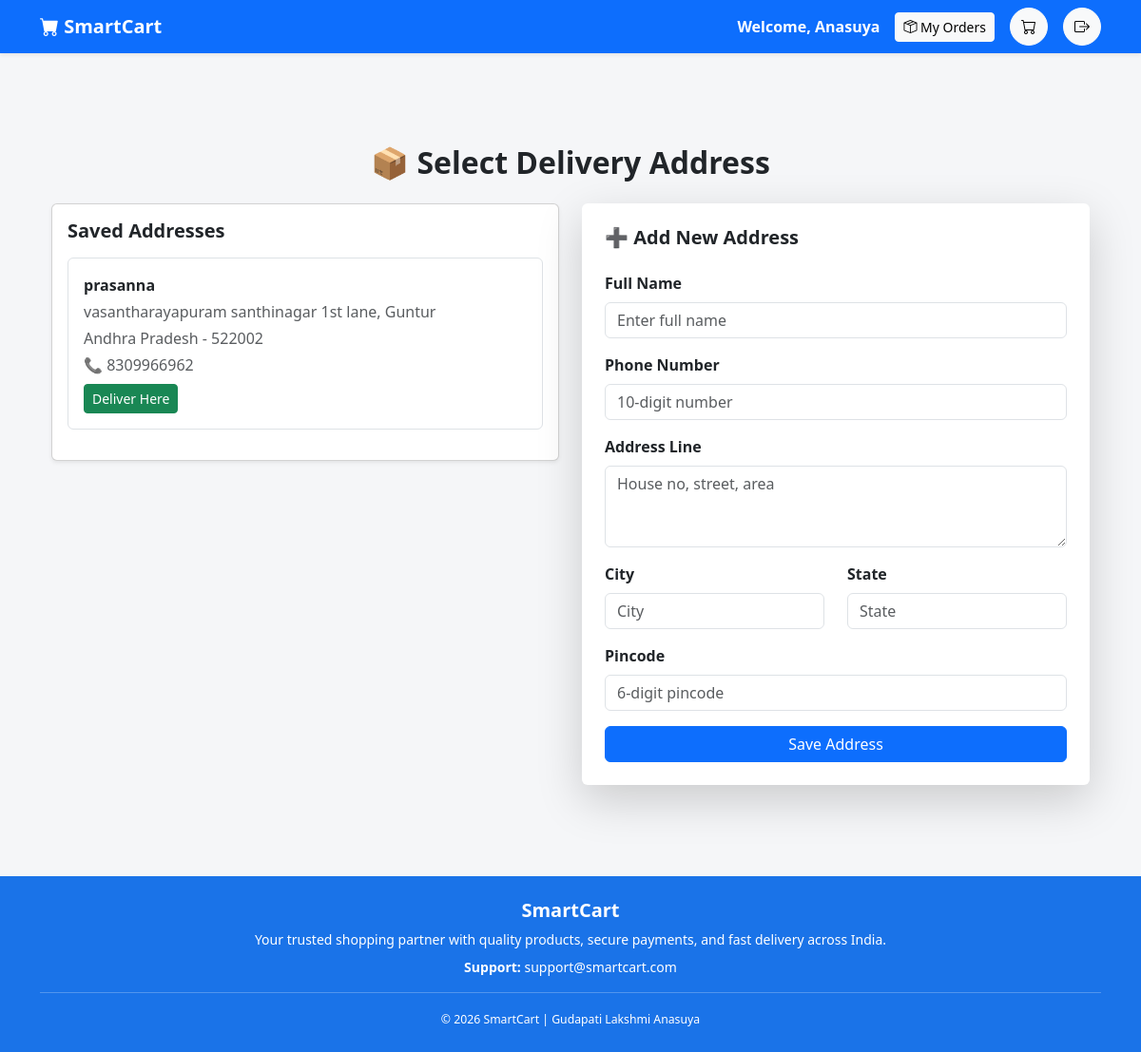
The app's page /user/address (signed in) with its own data.
### tables this page shows
CREATE TABLE user_addresses (
    address_id INTEGER PRIMARY KEY AUTOINCREMENT,
    user_id INTEGER NOT NULL,
    full_name TEXT,
    phone TEXT,
    address_line TEXT,
    city TEXT,
    state TEXT,
    pincode TEXT,
    created_at TIMESTAMP DEFAULT CURRENT_TIMESTAMP
);

### app.py (the view, shortened to what this page needs)
@app.route('/user/address', methods=['GET', 'POST'])
def user_address():
    if 'user_id' not in session:
        flash("Please login!", "danger")
        return redirect('/user/user-login')
    conn = get_db_connection()
    cursor = conn.cursor()
    cursor.execute("""
        SELECT * FROM user_addresses
        WHERE user_id=? ORDER BY created_at DESC
    """, (session['user_id'],))
    addresses = cursor.fetchall()
    cursor.close()
    conn.close()
    return render_template("user/address.html", addresses=addresses)

### app.py (called while the page is built)
def get_db_connection():
    conn = sqlite3.connect('smartcart.db')
    conn.row_factory = sqlite3.Row
    return conn

### templates/user/address.html (shortened to what this page needs)
{% extends 'base1.html' %}
{% block content %}
<div class="container py-5">
    <h2 class="fw-bold text-center mb-4">📦 Select Delivery Address</h2>
    <div class="row">
        <div class="col-md-6 mb-4">
            <div class="card shadow-sm">
                <div class="card-body">
                    <h5 class="fw-bold mb-3">Saved Addresses</h5>
                    {% if addresses %}
                        {% for address in addresses %}
                        <div class="border rounded p-3 mb-3">
                            <p class="mb-1 fw-semibold">
                                {{ address.full_name }}
                            </p>
                            <p class="mb-1 text-muted">
                                {{ address.address_line }}, {{ address.city }}
                            </p>
                            <p class="mb-1 text-muted">
                                {{ address.state }} - {{ address.pincode }}
                            </p>
                            <p class="mb-2 text-muted">
                                📞 {{ address.phone }}
                            </p>
                            <a href="/user/pay?address_id={{ address.address_id }}"
                               class="btn btn-success btn-sm">
                                Deliver Here
                            </a>
                        </div>
                        {% endfor %}
                    {% else %}
                        <div class="alert alert-info">
                            No saved addresses found.
                        </div>
                    {% endif %}
                </div>
            </div>
        </div>
        <div class="col-md-6">
            <div class="card shadow-lg border-0">
                <div class="card-body p-4">
                    <h5 class="fw-bold mb-4">➕ Add New Address</h5>
                    <form method="POST">
                        <div class="mb-3">
                            <label class="form-label fw-semibold">Full Name</label>
                            <input type="text" name="full_name"
                                   class="form-control"
                                   placeholder="Enter full name" required>
                        </div>
                        <div class="mb-3">
                            <label class="form-label fw-semibold">Phone Number</label>
                            <input type="text" name="phone"
                                   class="form-control"
                                   pattern="[0-9]{10}"
                                   placeholder="10-digit number" required>
                        </div>
                        <div class="mb-3">
                            <label class="form-label fw-semibold">Address Line</label>
                            <textarea name="address_line"
                                      class="form-control"
                                      rows="3"
                                      placeholder="House no, street, area"
                                      required></textarea>
                        </div>
                        <div class="row">
                            <div class="col-md-6 mb-3">
                                <label class="form-label fw-semibold">City</label>
                                <input type="text" name="city"
                                       class="form-control"
                                       placeholder="City" required>
                            </div>
                            <div class="col-md-6 mb-3">
                                <label class="form-label fw-semibold">State</label>
                                <input type="text" name="state"
                                       class="form-control"
                                       placeholder="State" required>
                            </div>
                        </div>
                        <div class="mb-3">
                            <label class="form-label fw-semibold">Pincode</label>
                            <input type="text" name="pincode"
                                   class="form-control"
                                   pattern="[0-9]{6}"
                                   placeholder="6-digit pincode" required>
                        </div>
                        <button type="submit"
                                class="btn btn-primary w-100">
                            Save Address
                        </button>
                    </form>
                </div>
            </div>
        </div>
    </div>
</div>
{% endblock %}

### templates/base1.html (style rules this page uses)
body { background-color: #f5f6f8; }

### records on screen
user_addresses: full_name "prasanna", address_line "vasantharayapuram santhinagar 1st lane", city "Guntur", state "Andhra Pradesh", pincode "522002", phone "8309966962"

### other values on screen
{{ session['user_name'] }} "Anasuya"
